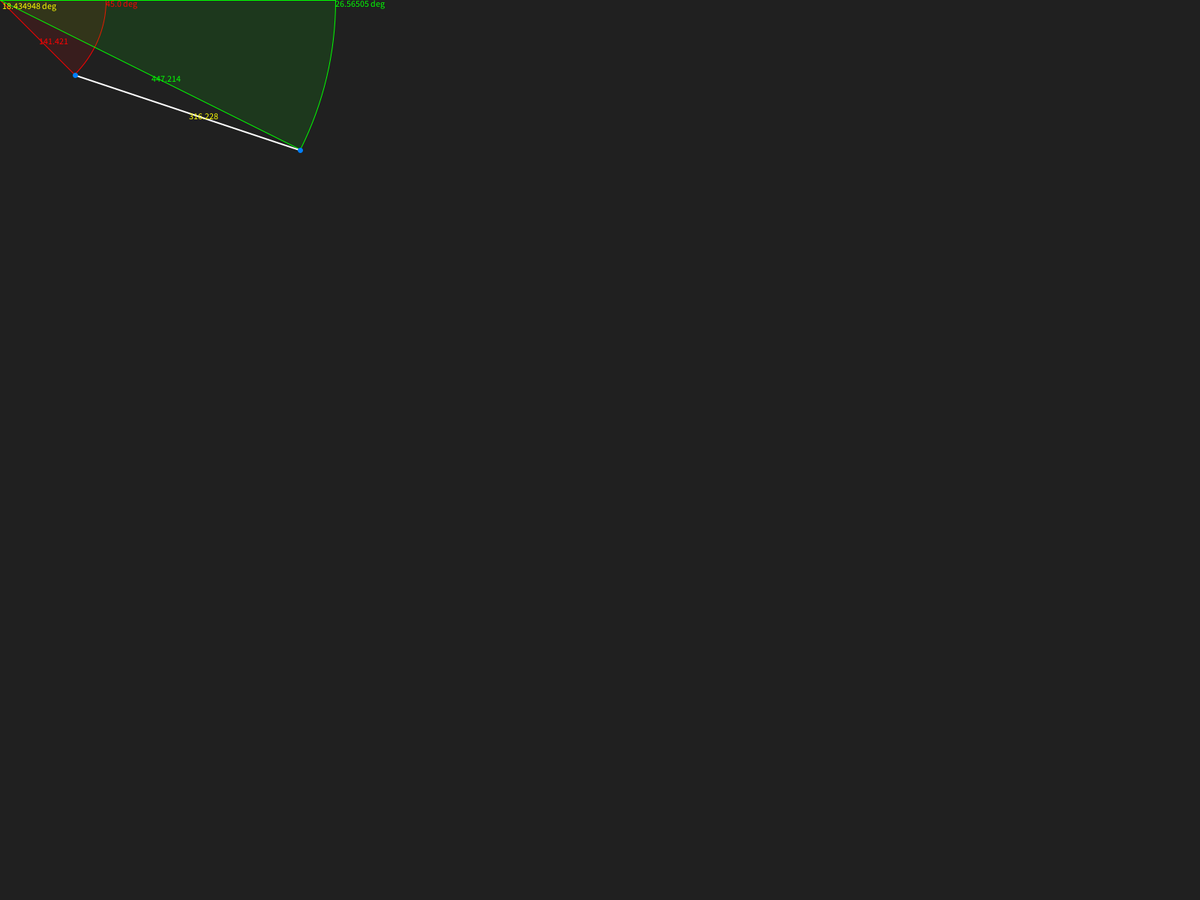
Frame 1 (no input)
Frame 60 (the mouse pressed at the canvas centre just before this capture): identical to frame 1, image omitted
Frame 120 (the mouse held since frame 60 and released just before this capture): identical to frame 1, image omitted

The Processing sketch that drew this single still picture (run headless with seeded random() and noise(); from frame 60 on, the mouse is pressed at the canvas centre):

// Processing sketch: sketch_02_06_Vectors_1
// ── sketch_02_06_Vectors_1.pde
// 1. You can think of a vector as a coordinate pair
//    or a vertex.
PVector v1;
PVector v2;

void setup() {
  fullScreen();
  // size(680, 420);
  background(64);
  ellipseMode(RADIUS);
  textAlign(LEFT, TOP);

  v1 = new PVector(100, 100);
  v2 = new PVector(400, 200);

  // 3. Each vector has a heading, or degrees of rotation from
  //    y = 0 at the origin.
  println("v1 heading\t\t" + degrees(v1.heading()));
  println("v2 heading\t\t" + degrees(v2.heading()));

  // 3. The angle between two vectors can be calculated like so.
  println("v1 & v2\t\t" + degrees(PVector.angleBetween(v2, v1)));

  // 4. Each vector has a magnitude, or distance from the origin.
  println("\nv1 magnitude\t" + degrees(v1.mag()));
  println("v2 magnitude\t" + degrees(v2.mag()));

  // 5. The distance between two vectors can be calculated like so.
  //    You can easily find the distance between any two
  //    points without having to calculate the rise (y2 - y1),
  //    run(x2 - x1), or doing the Pythogorean theorem (c =
  //    sqrt(rise ^ 2 + run ^ 2). For the original values: 
  //    sqrt ((200 - 100)^2 + (400 - 100)^2) = 316
  println("v1 & v2\t\t" + PVector.dist(v1, v2));
}

void draw() {
  if (mousePressed && mouseButton == LEFT) {
    v1 = new PVector(mouseX, mouseY);
  } else if (mousePressed && mouseButton == RIGHT) {
    v2 = new PVector(mouseX, mouseY);
  }

  background(32);

  // noFill();
  strokeWeight(1);

  // 5. Arcs demonstrate the heading of each individual
  //    vector. The square of 100^2 + 100^2 is 141.42.
  //    You'll notice that the vector's magnitude is the
  //    same as the hypotenuse of a triangle.
  stroke(255, 0, 0);
  fill(255, 0, 0, 27);
  arc(0, 0, v1.mag(), v1.mag(), 0, v1.heading(), PIE);
  
  // The square of 400^2 + 200^2.
  stroke(0, 255, 0);
  fill(0, 255, 0, 27);
  arc(0, 0, v2.mag(), v2.mag(), 0, v2.heading(), PIE);

  stroke(255);
  strokeWeight(2);
  line(v1.x, v1.y, v2.x, v2.y);

  stroke(0, 127, 255);
  strokeWeight(7);
  point(v1.x, v1.y);
  point(v2.x, v2.y);

  // Diagnostic information.
  fill(255, 0, 0);
  text(v1.mag(), v1.x / 2.0, v1.y / 2.0);
  fill(0, 255, 0);
  text(v2.mag(), v2.x / 2.0, v2.y / 2.0);
  fill(255, 0, 0);
  text(degrees(v1.heading()) + " deg", v1.mag(), 0);
  fill(0, 255, 0);
  text(degrees(v2.heading()) + " deg", v2.mag(), 0);
  fill(255, 255, 0);
  text(PVector.dist(v1, v2), v1.x + (v2.x - v1.x) / 2.0, v1.y + (v2.y - v1.y) / 2.0);
  text(degrees(PVector.angleBetween(v1,v2)) + " deg", 3, 3);
}
